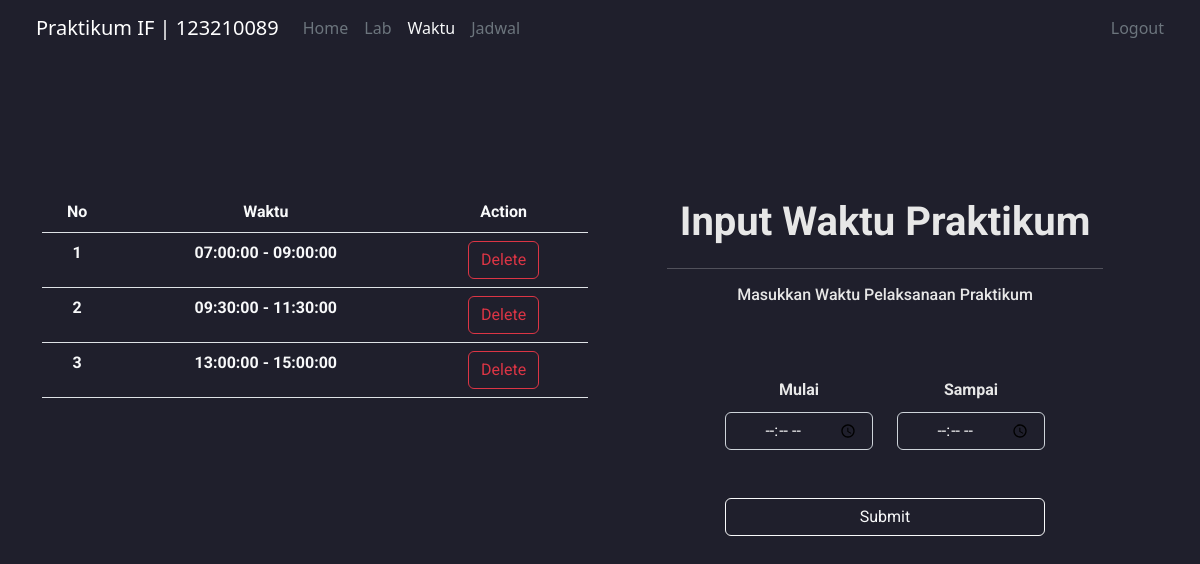
The page /pages/inputwaktu.php (signed in) on the database its author committed.
### tables this page shows
CREATE TABLE `waktu` (
  `id_waktu` int(11) NOT NULL,
  `waktu_mulai` time NOT NULL,
  `waktu_selesai` time NOT NULL
);

### pages/inputwaktu.php (the view, shortened to what this page needs)
<!DOCTYPE html>
<html lang="en">
<head>
    <link href="https://cdn.jsdelivr.net/npm/bootstrap@5.2.2/dist/css/bootstrap.min.css" rel="stylesheet">
    <link rel="stylesheet" href="../style.css">
</head>
<body>
    <nav class="navbar navbar-expand-lg">
        <div class="container-fluid">
            <a class="navbar-brand text-white" href="dashboard.php">Praktikum IF | 123210089</a>
            <div class="collapse navbar-collapse" id="navbarText">
                <ul class="navbar-nav me-auto mb-2 mb-lg-0">
                    <li class="nav-item">
                        <a class="nav-link active text-secondary" aria-current="page" href="dashboard.php">Home</a>
                    </li>
                    <li class="nav-item">
                        <a class="nav-link text-secondary" href="inputlab.php">Lab</a>
                    </li>
                    <li class="nav-item">
                        <a class="nav-link text-light" href="inputwaktu.php">Waktu</a>
                    </li>
                    <li class="nav-item">
                        <a class="nav-link text-secondary" href="inputjadwal.php">Jadwal</a>
                    </li>
                </ul>
                <span class="navbar-text">
                    <a class="nav-link active text-secondary" aria-current="page" href="../logout.php">Logout</a>
                </span>
            </div>
        </div>
    </nav>
    <div class="main">
        <div class="mt-3 w-100 container">
            <div class="row">
                <div class="col">
                    <table class="table text-light fs-6 text-center table-md">
                        <thead>
                            <tr>
                                <th scope="col">No</th>
                                <th scope="col">Waktu</th>
                                <th scope="col">Action</th>
                            </tr>
                        </thead>
                        <tbody>
                            <?php
                            include 'connecting.php';
                            $no = 1;
                            $query = mysqli_query($connect, "SELECT * FROM waktu");
                            while ($data = mysqli_fetch_array($query)) {
                            ?>
                                <tr>
                                    <th scope="row"><?= $no ?></th>
                                    <td><?= $data['waktu_mulai'] ?> - <?= $data['waktu_selesai'] ?></td>
                                    <td><a type="submit" href="hapus.php? id_waktu= <?= $data['id_waktu'] ?>" name="hapus_waktu" class="btn btn-outline-danger" value="submit">Delete</a></td>
                                </tr>
                            <?php
                                $no++;
                            }
                            ?>
                        </tbody>
                    </table>
                </div>
                <div class="col">
                    <form method="POST" action="inputwaktu_proses.php">
                        <center>
                            <a>Input Waktu Praktikum
                                <hr size="2px" width="80%" color="white" />
                            </a>
                            <h6>Masukkan Waktu Pelaksanaan Praktikum</h6>
                            <div class="login">
                                <form>
                                    <div class="row">
                                        <div class="col">
                                            <label for="mulai" class="form-label fs-6">Mulai</label>
                                            <input type="time" class="form-control bg-transparent text-white text-center" id="mulai" name="mulai">
                                        </div>
                                        <div class="col">
                                            <label for="sampai" class="form-label fs-6">Sampai</label>
                                            <input type="time" class="form-control bg-transparent text-white text-center" id="sampai" name="sampai">
                                        </div>
                                        <div class="col">
                                            <button class="btn btn-outline-light w-100 mt-5" type="submit" value="submit">Submit</button>
                                        </div>
                                    </div>
                            </div>
                        </center>
                    </form>
                </div>
            </div>
        </div>
    </div>
</body>
</html>

### style.css (style rules this page uses)
body { background-color: rgba(16, 16, 29, 0.932); padding-left: 2%; padding-right: 2%; }
.main { justify-content: center; display: flex; font-size: 40px; font-family: 'roboto'; font-weight: bold; flex-direction: column; align-items: center; height: 80vh; color :rgb(231, 231, 231); }
.login { width: 400px; text-align: center; padding: 40px; box-sizing: border-box; border-radius: 15px; }

### rows shown on the page
waktu: waktu_mulai "07:00:00", waktu_selesai "09:00:00"
waktu: waktu_mulai "09:30:00", waktu_selesai "11:30:00"
waktu: waktu_mulai "13:00:00", waktu_selesai "15:00:00"
